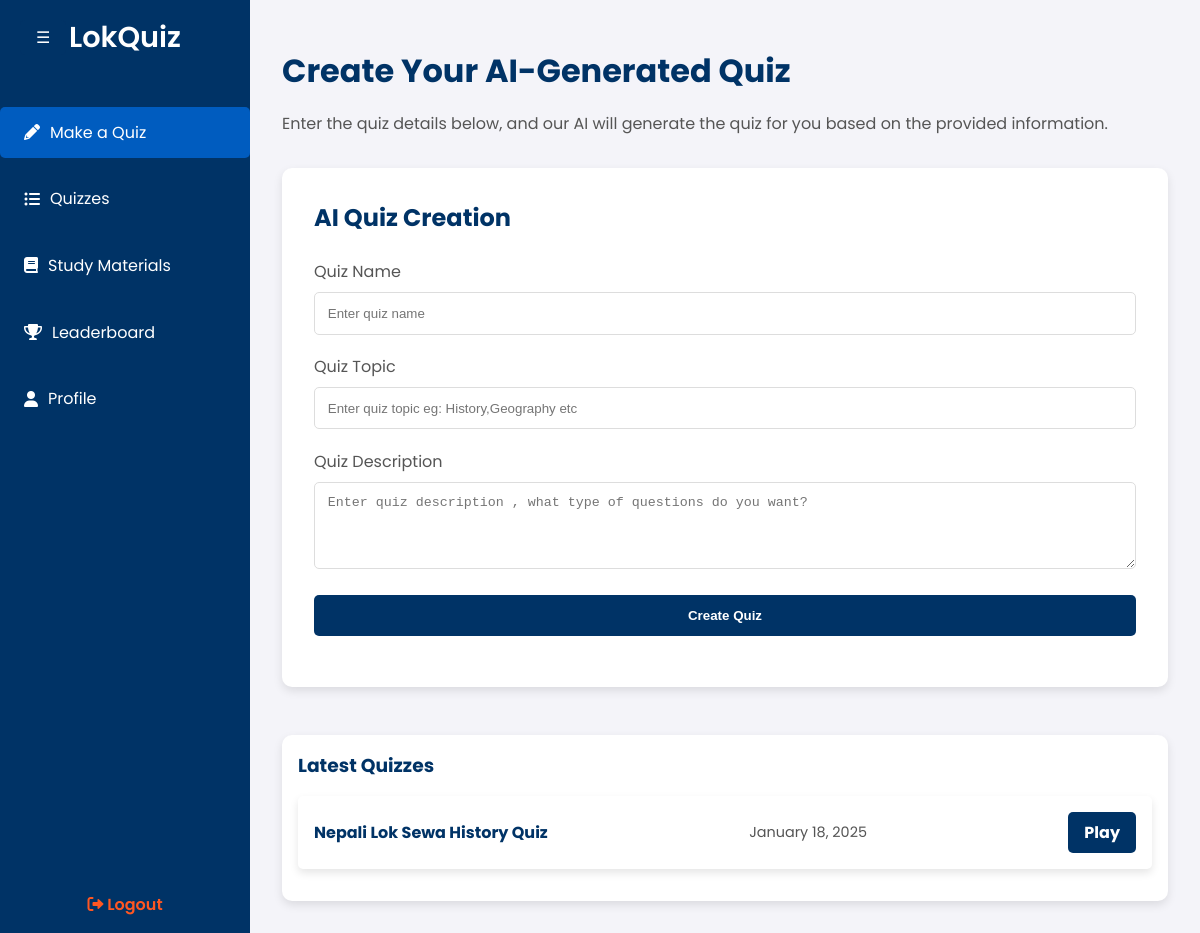
Page /makequiz/ (signed in) on the earlier database version.
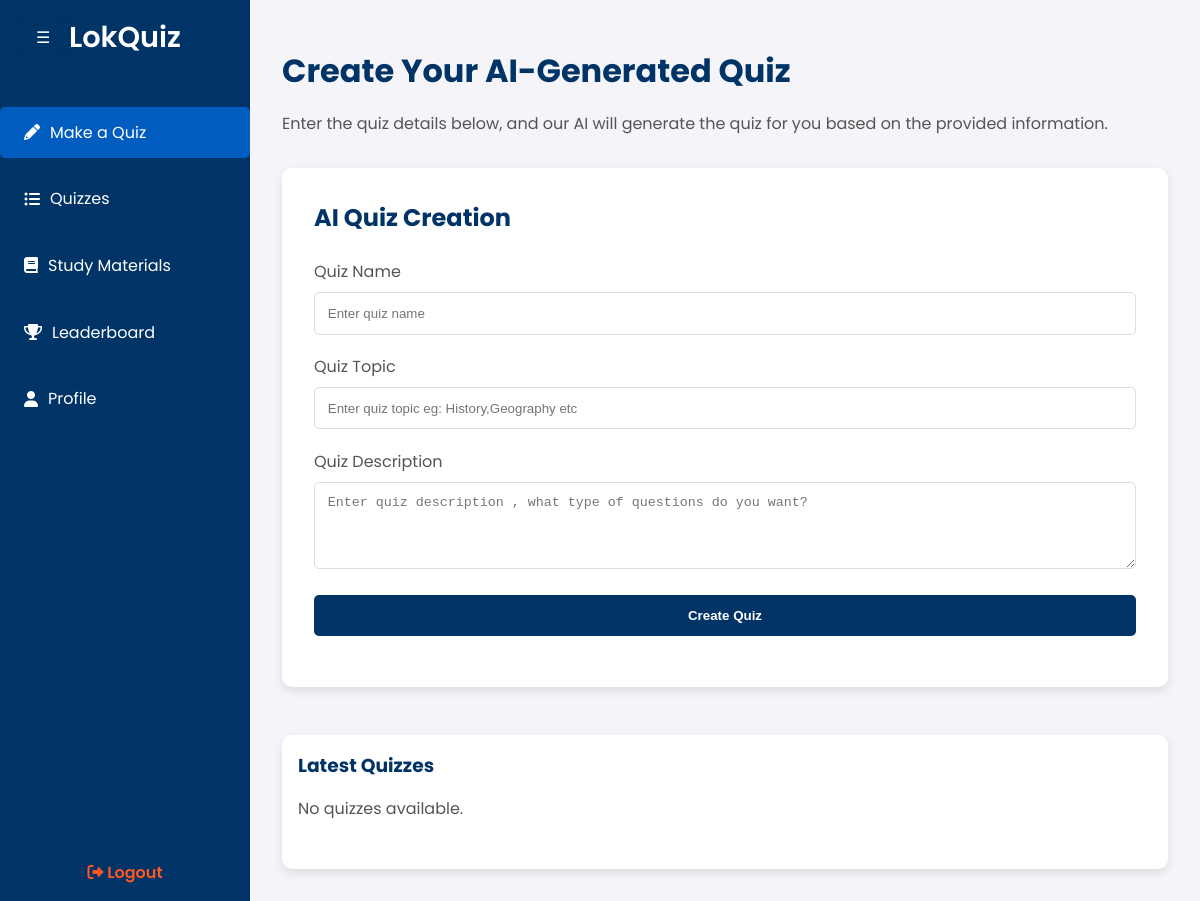
Same page on the later database version.
### home/models.py (models this page shows, shortened)
class Quiz(models.Model):
    user = models.ForeignKey(User, on_delete=models.CASCADE)
    name = models.CharField(max_length=255)
    topic = models.CharField(max_length=255)
    description = models.TextField()
    created_at = models.DateTimeField(auto_now_add=True)

### home/views.py (the view, shortened to what this page needs)
# urls.py: path("makequiz/",views.quiz_page,name="quiz_page"),
@login_required(login_url='/login/')
def quiz_page(request):
    latest_quizzes = Quiz.objects.filter(user=request.user).order_by('-created_at')[:3]
    return render(request, 'home/makequiz.html', {'latest_quizzes': latest_quizzes})

### home/templates/home/makequiz.html (shortened to what this page needs)
<!DOCTYPE html>
<html lang="en">
<head>
    <link href="https://cdnjs.cloudflare.com/ajax/libs/font-awesome/6.0.0-beta3/css/all.min.css" rel="stylesheet">
</head>
<body>
    <button class="toggle-btn" onclick="toggleSidebar()">☰</button>
    <div class="sidebar">
        <a href="/dashboard/" class="logo">LokQuiz</a>
        <ul>
            <li class="active"><a href="/makequiz/"><i class="fas fa-pencil-alt"></i> Make a Quiz</a></li>
            <li><a href="/quizzes/"><i class="fas fa-list-ul"></i> Quizzes</a></li>
            <li><a href="/materials/"><i class="fas fa-book"></i> Study Materials</a></li>
            <li><a href="/leaderboard/"><i class="fas fa-trophy"></i> Leaderboard</a></li>
            <li><a href="/profile/"><i class="fas fa-user"></i> Profile</a></li>
        </ul>
        <div class="logout">
            <a href="/logout/"><i class="fas fa-sign-out-alt"></i> Logout</a>
        </div>
    </div>
    <div class="main-content">
        <h1>Create Your AI-Generated Quiz</h1>
        <p>Enter the quiz details below, and our AI will generate the quiz for you based on the provided information.</p>
        <div class="form-container">
            <h2>AI Quiz Creation</h2>
            <form id="quiz-form" method="POST">
                <label for="quiz-name">Quiz Name</label>
                <input type="text" id="quiz-name" name="quiz-name" placeholder="Enter quiz name" required>
                <label for="quiz-topic">Quiz Topic</label>
                <input type="text" id="quiz-topic" name="quiz-topic" placeholder="Enter quiz topic eg: History,Geography etc" required>
                <label for="quiz-description">Quiz Description</label>
                <textarea id="quiz-description" name="quiz-description" rows="4" placeholder="Enter quiz description , what type of questions do you want?" required></textarea>
                <button type="submit">Create Quiz</button>
            </form>
        </div>
        <div class="latest-quizzes">
            <h3>Latest Quizzes</h3>
            {% if latest_quizzes %}
                <ul>
                    {% for quiz in latest_quizzes %}
                        <li>
                            <div class="quiz-item">
                                <span class="quiz-name">{{ quiz.name }}</span>
                                <span class="quiz-date">{{ quiz.created_at|date:"F j, Y" }}</span>
                                <a href="{% url 'quiz-detail' quiz.id %}" class="play-button">Play</a>
                            </div>
                        </li>
                    {% endfor %}
                </ul>
            {% else %}
                <p>No quizzes available.</p>
            {% endif %}
        </div>
    </div>
</body>
</html>

Differences in the rows shown:
removed Quiz: name "Nepali Lok Sewa History Quiz", created_at "January 18, 2025"
Other differences:
text now shown: "No quizzes available."
